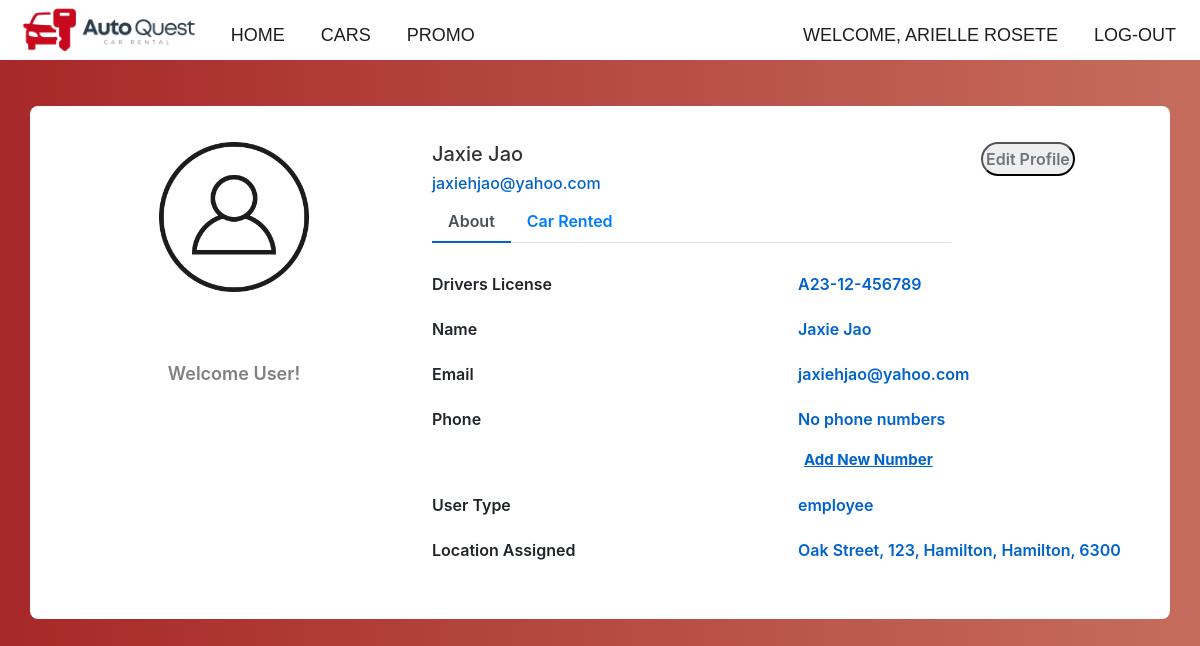
The page /User/A23-12-456789 (signed in) on the database its author committed.
### static/entities.py (models this page shows, shortened)
class User(db.Model,UserMixin):
    __tablename__ = 'user'
    driverLicense = db.Column(db.String(50), primary_key=True)
    name = db.Column(db.String(50), nullable=False)
    email = db.Column(db.String(50), nullable=False)
    verification_code = db.Column(db.String(50), nullable=True)
    addressID = db.Column(db.Integer, db.ForeignKey('address.addressID'), nullable = False)
    passwordHash = db.Column(db.String(length=60),nullable=False)
    type = db.Column(Enum('customer','employee'), default='customer', nullable=False)
    isDeleted = db.Column(db.Boolean, nullable=False, default=False)
    userPhoneNumbers = db.relationship('PhoneNumber', backref='user_owner')
    rents = db.relationship('Rent', backref='renters')
    @property
    def password(self):
        return self.password
    __mapper_args__ = {
        'polymorphic_identity': 'user',
        'polymorphic_on': type
    }

class Employee(User):
    __tablename__ = 'employee'
    driverLicense = db.Column(db.String(50), db.ForeignKey('user.driverLicense'), primary_key=True)
    locationAssignedID = db.Column(db.Integer, db.ForeignKey('address.addressID'), nullable=True)
    category = db.Column(Enum('worker','driver','manager','clerk','cleaner'), nullable=True)
    isPresident = db.Column(db.Boolean, nullable=False, default=False)
    isVicePresident = db.Column(db.Boolean, nullable=False, default=False)
    __mapper_args__ = {
        'polymorphic_identity': 'employee',
    }
    assignedAddress = db.relationship('Address', backref='employeeLocations', foreign_keys='Employee.locationAssignedID',
                                      overlaps="employees,location")

class Address(db.Model):
    __tablename__ = 'address'
    addressID = db.Column(db.Integer, primary_key=True)
    streetName = db.Column(db.String(50), nullable=False)
    streetNumber = db.Column(db.String(50), nullable=False)
    city = db.Column(db.String(50), nullable=False)
    province = db.Column(db.String(50), nullable=False)
    postalCode = db.Column(db.String(50), nullable=False)
    isDeleted = db.Column(db.Boolean, nullable=False, default=False)
    isStoreLocation = db.Column(db.Boolean, nullable=False, default=False)
    @property
    def fullAddressName(self):
        return f"{self.streetName}, {self.streetNumber}, {self.city}, {self.province}, {self.postalCode}"
    users = db.relationship('User', backref='person')
    employees = db.relationship('Employee', backref='location', foreign_keys='Employee.locationAssignedID',
                                overlaps="employees,location")
    toRents = db.relationship('Rent', backref='toPlace', foreign_keys='Rent.locationDropOffID',
                              overlaps="toPlace,toRents")
    fromRents = db.relationship('Rent', backref='fromPlace', foreign_keys='Rent.locationRentedID',
                                overlaps="fromPlace,fromRents")
    fromClass = db.relationship('CarClass', secondary=dropOff,
                                foreign_keys='[dropOff.c.fromLocation, dropOff.c.classID]',
                                backref=db.backref('fromLoc', lazy='dynamic'), overlaps="toLoc,toClass")
    toClass = db.relationship('CarClass', secondary=dropOff,
                              foreign_keys='[dropOff.c.toLocation, dropOff.c.classID]',
                              backref=db.backref('toLoc', lazy='dynamic'), overlaps="fromLoc,fromClass")

### static/routes.py (the view)
@app.route('/User/<string:user_id>', methods=['GET', 'POST'])
@login_required
def userPage(user_id):
    EmployeeLocation = None
    locations = Address.query.all()
    location_choices = [(location.addressID, f'{location.fullAddressName}') for location in locations]
    user = User.query.get(user_id)
    AddressAlias = aliased(Address)
    rentsWithAll = db.session.query(Rent, Car,  Address.addressID.label('pickupAddressID'), AddressAlias.addressID.label('dropoffAddressID'),Address, AddressAlias, Promotional, CarClass) \
                                            .outerjoin(Promotional, Rent.promotionalID == Promotional.promotionalID) \
                                            .join(Car, Rent.carID == Car.carID) \
                                            .join(CarClass, Car.classID == CarClass.carClassID) \
                                            .outerjoin(Address, Rent.locationRentedID == Address.addressID) \
                                            .outerjoin(AddressAlias, Rent.locationDropOffID == AddressAlias.addressID) \
                                            .join(User, Rent.driverLicense == User.driverLicense) \
                                            .filter(User.driverLicense == user_id) \
                                            .all()
    rents = []
    for rent, car,pickupAddressID,dropoffAddressID, pickupAddress, dropoffAddress, promo, carClass in rentsWithAll:
        rentalDuration = (rent.dateReturned - rent.dateRented).days + 1
        rentalPrice = calculateRentalPrice(rentalDuration, carClass, promo)
        totalPrice = rentalPrice
        rent_data = {
            'rent': rent,
            'car': car,
            'pickupAddress': pickupAddress,
            'dropoffAddress': dropoffAddress,
            'promo': promo,
            'rentalPrice': rentalPrice,
            'totalPrice': totalPrice
        }
        rents.append(rent_data)
    if user.type == 'employee':
        user = Employee.query.get(user_id)
        EmployeeLocation = Address.query.get(user.locationAssignedID)
    phoneNumbers = PhoneNumber.query.filter_by(owner=user_id, isDeleted=False).all()
    return render_template('User.html', user=user, rents=rents, phoneNumbers=phoneNumbers, location_choices=location_choices, EmployeeLocation=EmployeeLocation)

### static/templates/User.html (shortened to what this page needs)
{% extends 'base.html'%}
{% block content%}
<html>
<!doctype html>
<html lang="en">
   <head>
    <link href="//maxcdn.bootstrapcdn.com/bootstrap/4.1.1/css/bootstrap.min.css" rel="stylesheet" id="bootstrap-css">
    <link rel="stylesheet" href="https://cdnjs.cloudflare.com/ajax/libs/font-awesome/5.15.3/css/all.min.css" />
   </head>
<div class="container emp-profile">
    <form method="post">
        <div class="row" style="height: 130px;" >
            <div class="col-md-4">
                <div class="profile-img">
                    <img src="{{ url_for('static', filename='images/UserIcon.png')}}" alt=""/>
                </div>
            </div>
            <div class="col-md-6">
                <div class="profile-head">
                            <h5>
                                {{user.name}}
                            </h5>
                            <h6>
                                {{user.email}}
                            </h6>
                    <ul class="nav nav-tabs" id="myTab" role="tablist">
                        <li class="nav-item">
                            <a class="nav-link active" id="home-tab" data-toggle="tab" href="#home" role="tab" aria-controls="home" aria-selected="true">About</a>
                        </li>
                        <li class="nav-item">
                            <a class="nav-link" id="profile-tab" data-toggle="tab" href="#profile" role="tab" aria-controls="profile" aria-selected="false">Car Rented</a>
                        </li>
                    </ul>
                </div>
            </div>
            <div class="col-md-2">
                <button type="button" class="profile-edit-btn" name="btnAddMore" data-toggle="modal" data-target="#editProfileModal" value="Edit Profile">Edit Profile</button>
            </div>
        </div>
        <div class="row">
            <div class="col-md-4">
                <div class="profile-work" style="text-align: center; align-items: center; margin-top: 5%;">
                    <p style="font-size: large;"  >Welcome User!</p>
                </div>
            </div>
            <div class="col-md-8">
                <div class="tab-content profile-tab" id="myTabContent">
                    <div class="tab-pane fade show active" id="home" role="tabpanel" aria-labelledby="home-tab">
                                <div class="row">
                                    <div class="col-md-6">
                                        <label>Drivers License</label>
                                    </div>
                                    <div class="col-md-6">
                                        <p>{{user.driverLicense}}</p>
                                    </div>
                                </div>
                                <div class="row">
                                    <div class="col-md-6">
                                        <label>Name</label>
                                    </div>
                                    <div class="col-md-6">
                                        <p>{{user.name}}</p>
                                    </div>
                                </div>
                                <div class="row">
                                    <div class="col-md-6">
                                        <label>Email</label>
                                    </div>
                                    <div class="col-md-6">
                                        <p>{{user.email}}</p>
                                    </div>
                                </div>
                                <div class="row" style="margin-bottom: 0px; padding-bottom: 0%; bottom: 0;">
                                    <div class="col-md-6">
                                        <label>Phone</label>
                                    </div>
                                    {% if phoneNumbers %}
                                    <div class="col-md-6">
                                        {% for phone in phoneNumbers %}
                                                <div class="row">
                                                <p style="padding-left: 12px;"> {{ phone.phoneNumbers }}
                                                <form  style="padding-left: 12px;" id="RemoveNoForm{{ phone.phoneNumberID }}" method="POST" action="{{ url_for('deletePhone', phone_id=phone.phoneNumberID) }}" class="form-register">
                                                    <button type="submit" class="btn btn-outline-danger rounded-circle" style="font-size: smaller; color: #6c757d; margin-left:12px; padding:0px:" value="Remove" >
                                                        <i class="fa fa-trash" aria-hidden="true" style = "color: red;"></i>
                                                    </button>
                                                </form>
                                                </p>
                                                </div>
                                        {% endfor %}
                                    </div>
                                    {% else %}
                                        <div class="col-md-6">
                                            <p>No phone numbers</p>
                                        </div>
                                    {% endif %}
                                    </div>
                                <div class="row" style="top: 0; padding: 0; margin-bottom: 20px; margin-top: 0; ">
                                <div class="col-md-6"></div>
                                <div class="col-md-3">
                                <button type="button"  name="btnAddMore" data-toggle="modal" data-target="#AddphoneNumber" style="font-size: 15px; font-weight: bold; background-color: transparent; color: #0062cc; border: none; text-decoration:underline; " value="add">Add New Number</button>
                                </div>
                                </div>
                                <div class="row">
                                    <div class="col-md-6">
                                        <label>User Type</label>
                                    </div>
                                    <div class="col-md-6">
                                        <p>{{user.type}}</p>
                                    </div>
                                </div>
                                {% if user.__class__.__name__ == 'Employee' %}
                                <div class="row" >
                                    <div class="col-md-6">
                                        <label>Location Assigned</label>
                                    </div>
                                    <div class="col-md-6">
                                        {% if EmployeeLocation %}
                                            <p> {{ EmployeeLocation.fullAddressName }}</p>
                                        {% else %}
                                            <p> Not yet Assigned to any location please edit...</p>
                                        {% endif %}
                                    </div>
                                </div>
                                {% endif %}
                    </div>
                </div>
            </div>
        </div>
    </form>
</div>
</html>
{% endblock %}

### static/templates/base.html (shortened to what this page needs)
<!doctype html>
<html lang="en">
   <head>
      <link rel="stylesheet" href="https://cdn.jsdelivr.net/npm/bootstrap@4.5.3/dist/css/bootstrap.min.css"
>
   </head>
   <body style="padding-top: 70px;">
    <nav class="navbar navbar-expand-md navbar-dark ">
      <p style="margin-top: 18px;">
        <img src="{{ url_for('static', filename='images/logo-horizontal.png')}}" width="auto" height="70" class="d-inline-block align-top" alt="">
      </p>
      <div class="collapse navbar-collapse" id="navbarNav">
        <ul class="navbar-nav mr-auto">
            <li class="nav-item active">
                <a class="nav-link" data-toggle="tooltip" data-placement="top" title="Main page" href="{{ url_for('index') }}">Home<span class="sr-only">(current)</span></a>
            </li>
            <li class="has-children">
              <a href="{{ url_for('Shop') }}" class="nav-link">Cars</a>
            </li>
            <li class="nav-item active">
              <a class="nav-link" data-toggle="tooltip" data-placement="top" title="Main page" href="{{ url_for('promo') }}">Promo<span class="sr-only">(current)</span></a>
            </li>
        </ul>
        {% if current_user.is_authenticated %}
        <ul class="navbar-nav">
          <li class="nav-item">
            <a class="nav-link"  href="{{ url_for('userPage', user_id=current_user.driverLicense) }}"  data-toggle="tooltip" data-placement="top">Welcome, {{ current_user.name }}</a>
          </li>
        </ul>
        <ul class="navbar-nav">
          <li class="nav-item">
              <a class="nav-link" href="{{ url_for('logout_page') }}" data-toggle="tooltip" data-placement="top" title="Logout">Log-out</a>
          </li>
        </ul>
        {% endif %}
      </div>
    </nav>
  {% block content %}{% endblock %}
  </body>
</html>

### rows shown on the page
User: name "ARIELLE ROSETE"
User: name "Jaxie Jao", email "jaxiehjao@yahoo.com", type "employee"
Employee: driverLicense "A23-12-456789"
Address: fullAddressName "Oak Street, 123, Hamilton, Hamilton, 6300"
